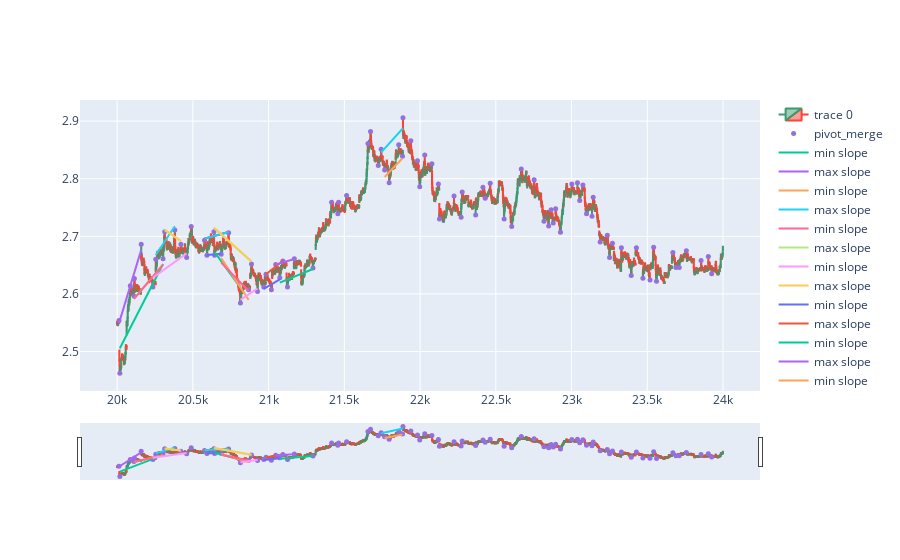

The notebook cell this image was saved under:
### Code cell
import plotly.graph_objects as go
from plotly.subplots import make_subplots
from datetime import datetime
from_d = 20000
to_d = 24000
dfpl = df[from_d:to_d]
fig = go.Figure(data=[go.Candlestick(x=dfpl.index,
                open=dfpl['open'],
                high=dfpl['high'],
                low=dfpl['low'],
                close=dfpl['close'])])



fig.add_scatter(x=dfpl.index, y=dfpl['pointpos_merge'], mode="markers",
                 marker=dict(size=5, color="MediumPurple"),
                 name="pivot_merge")
# fig.add_scatter(x=dfpl.index, y=dfpl['pointpos'], mode="markers",
#                  marker=dict(size=5, color="black"),
#                  name="pivot")

for range_dic in ranges_list:
    idxlows = np.array(range_dic["idxlows"])
    slmin = range_dic["slmin"]
    intercmin = range_dic["intercmin"]
    idxhighs = np.array(range_dic["idxhighs"])
    slmax = range_dic["slmax"]
    intercmax = range_dic["intercmax"]
#     print(idxlows)
    if min(idxlows) > from_d and max(idxlows) < to_d:
        fig.add_trace(go.Scatter(x=idxlows, y=slmin*idxlows + intercmin, mode='lines', name='min slope', fillcolor="MediumPurple"))
        fig.add_trace(go.Scatter(x=idxhighs, y=slmax*idxhighs + intercmax, mode='lines', name='max slope', fillcolor="MediumPurple")) 

#fig.update_layout(xaxis_rangeslider_visible=False)
fig.show()

### Figure 1 — Plotly figure (JSON) as saved in the notebook; plotly's stock layout.template omitted (floating-point values rounded to 4 significant figures; data arrays with more than 128 entries replaced by an {"elided": "..."} marker saying what was removed)
{"data": [{"close": {"elided": "4000 float values"}, "high": {"elided": "4000 float values"}, "low": {"elided": "4000 float values"}, "open": {"elided": "4000 float values"}, "type": "candlestick", "x": {"elided": "4000 int values"}}, {"marker": {"color": "MediumPurple", "size": 5}, "mode": "markers", "name": "pivot_merge", "type": "scatter", "x": {"elided": "4000 int values"}, "y": {"elided": "4000 float values"}}, {"fillcolor": "MediumPurple", "mode": "lines", "name": "min slope", "type": "scatter", "x": [20018, 20236, 20303], "y": [2.506, 2.618, 2.652]}, {"fillcolor": "MediumPurple", "mode": "lines", "name": "max slope", "type": "scatter", "x": [20012, 20087, 20114, 20159], "y": [2.549, 2.614, 2.637, 2.676]}, {"fillcolor": "MediumPurple", "mode": "lines", "name": "min slope", "type": "scatter", "x": [20111, 20236, 20303], "y": [2.591, 2.63, 2.651]}, {"fillcolor": "MediumPurple", "mode": "lines", "name": "max slope", "type": "scatter", "x": [20255, 20314, 20381], "y": [2.668, 2.691, 2.718]}, {"fillcolor": "MediumPurple", "mode": "lines", "name": "min slope", "type": "scatter", "x": [20111, 20236, 20303], "y": [2.591, 2.63, 2.651]}, {"fillcolor": "MediumPurple", "mode": "lines", "name": "max slope", "type": "scatter", "x": [20314, 20381, 20421], "y": [2.711, 2.699, 2.692]}, {"fillcolor": "MediumPurple", "mode": "lines", "name": "min slope", "type": "scatter", "x": [20236, 20303, 20459], "y": [2.628, 2.641, 2.67]}, {"fillcolor": "MediumPurple", "mode": "lines", "name": "max slope", "type": "scatter", "x": [20314, 20381, 20421], "y": [2.711, 2.699, 2.692]}, {"fillcolor": "MediumPurple", "mode": "lines", "name": "min slope", "type": "scatter", "x": [20593, 20644, 20687], "y": [2.668, 2.669, 2.67]}, {"fillcolor": "MediumPurple", "mode": "lines", "name": "max slope", "type": "scatter", "x": [20577, 20639, 20736], "y": [2.696, 2.7, 2.708]}, {"fillcolor": "MediumPurple", "mode": "lines", "name": "min slope", "type": "scatter", "x": [20644, 20687, 20814], "y": [2.672, 2.657, 2.611]}, {"fillcolor": "MediumPurple", "mode": "lines", "name": "max slope", "type": "scatter", "x": [20577, 20639, 20736], "y": [2.696, 2.7, 2.708]}, {"fillcolor": "MediumPurple", "mode": "lines", "name": "min slope", "type": "scatter", "x": [20687, 20814, 20868], "y": [2.662, 2.611, 2.59]}, {"fillcolor": "MediumPurple", "mode": "lines", "name": "max slope", "type": "scatter", "x": [20577, 20639, 20736], "y": [2.696, 2.7, 2.708]}, {"fillcolor": "MediumPurple", "mode": "lines", "name": "min slope", "type": "scatter", "x": [20687, 20814, 20868], "y": [2.654, 2.62, 2.605]}, {"fillcolor": "MediumPurple", "mode": "lines", "name": "max slope", "type": "scatter", "x": [20639, 20736, 20887], "y": [2.715, 2.692, 2.656]}, {"fillcolor": "MediumPurple", "mode": "lines", "name": "min slope", "type": "scatter", "x": [20814, 20868, 20927], "y": [2.59, 2.599, 2.609]}, {"fillcolor": "MediumPurple", "mode": "lines", "name": "max slope", "type": "scatter", "x": [20639, 20736, 20887], "y": [2.715, 2.692, 2.656]}, {"fillcolor": "MediumPurple", "mode": "lines", "name": "min slope", "type": "scatter", "x": [20968, 21018, 21074], "y": [2.609, 2.616, 2.625]}, {"fillcolor": "MediumPurple", "mode": "lines", "name": "max slope", "type": "scatter", "x": [20983, 21047, 21094], "y": [2.634, 2.648, 2.657]}, {"fillcolor": "MediumPurple", "mode": "lines", "name": "min slope", "type": "scatter", "x": [21074, 21125, 21293], "y": [2.62, 2.625, 2.643]}, {"fillcolor": "MediumPurple", "mode": "lines", "name": "max slope", "type": "scatter", "x": [21047, 21094, 21170], "y": [2.651, 2.655, 2.661]}, {"fillcolor": "MediumPurple", "mode": "lines", "name": "min slope", "type": "scatter", "x": [21766, 21796, 21884], "y": [2.803, 2.811, 2.836]}, {"fillcolor": "MediumPurple", "mode": "lines", "name": "max slope", "type": "scatter", "x": [21743, 21859, 21887], "y": [2.846, 2.88, 2.888]}], "layout": {}}
